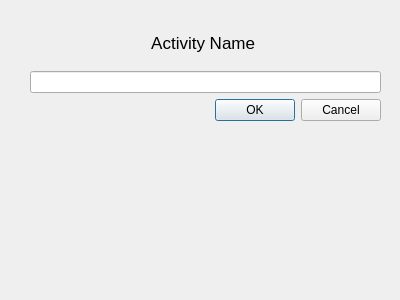
<?xml version="1.0" encoding="UTF-8"?>
<ui version="4.0">
 <class>Dialog</class>
 <widget class="QDialog" name="Dialog">
  <property name="geometry">
   <rect>
    <x>0</x>
    <y>0</y>
    <width>400</width>
    <height>300</height>
   </rect>
  </property>
  <property name="windowTitle">
   <string>Dialog</string>
  </property>
  <widget class="QWidget" name="">
   <property name="geometry">
    <rect>
     <x>30</x>
     <y>20</y>
     <width>351</width>
     <height>101</height>
    </rect>
   </property>
   <layout class="QVBoxLayout" name="verticalLayout">
    <item>
     <widget class="QLabel" name="label">
      <property name="font">
       <font>
        <pointsize>13</pointsize>
       </font>
      </property>
      <property name="text">
       <string>Activity Name </string>
      </property>
      <property name="alignment">
       <set>Qt::AlignCenter</set>
      </property>
     </widget>
    </item>
    <item>
     <widget class="QLineEdit" name="new_task_input">
      <property name="alignment">
       <set>Qt::AlignCenter</set>
      </property>
     </widget>
    </item>
    <item>
     <widget class="QDialogButtonBox" name="buttonBox">
      <property name="orientation">
       <enum>Qt::Horizontal</enum>
      </property>
      <property name="standardButtons">
       <set>QDialogButtonBox::Cancel|QDialogButtonBox::Ok</set>
      </property>
     </widget>
    </item>
   </layout>
  </widget>
 </widget>
 <resources/>
 <connections>
  <connection>
   <sender>buttonBox</sender>
   <signal>accepted()</signal>
   <receiver>Dialog</receiver>
   <slot>accept()</slot>
   <hints>
    <hint type="sourcelabel">
     <x>248</x>
     <y>254</y>
    </hint>
    <hint type="destinationlabel">
     <x>157</x>
     <y>274</y>
    </hint>
   </hints>
  </connection>
  <connection>
   <sender>buttonBox</sender>
   <signal>rejected()</signal>
   <receiver>Dialog</receiver>
   <slot>reject()</slot>
   <hints>
    <hint type="sourcelabel">
     <x>316</x>
     <y>260</y>
    </hint>
    <hint type="destinationlabel">
     <x>286</x>
     <y>274</y>
    </hint>
   </hints>
  </connection>
 </connections>
</ui>
